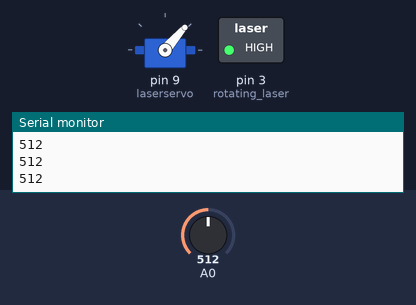
Bench run of a sketch on a simulated Arduino Uno, built with avr-gcc and run on an emulated ATmega328P. On the bench: servo, switched loads named in the sketch (green lamp = pin HIGH), the last lines printed to the serial monitor. The inputs (shaded band) are chosen by the test bench; at power-on: A0 = 512.

Above: at 1.2 s.
1.3 s: A0 set to 716
At 2.5 s:
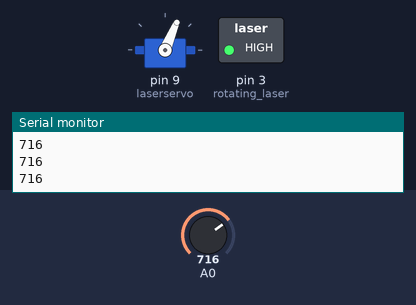
2.8 s: A0 set to 900
At 4.0 s:
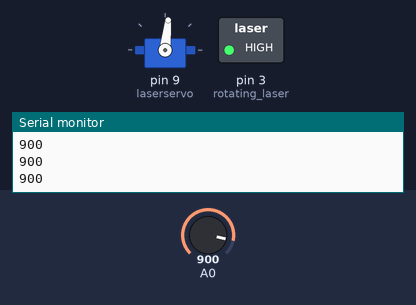
4.3 s: A0 set to 306
At 5.1 s:
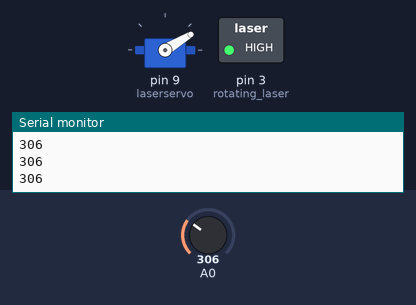
5.8 s: A0 set to 122
At 6.2 s:
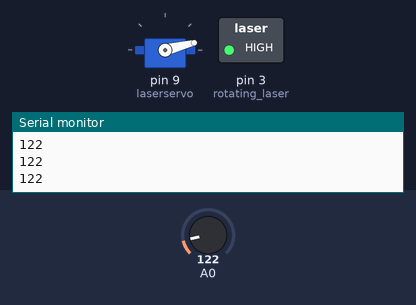
7.3 s: A0 set to 511
At 8.5 s:
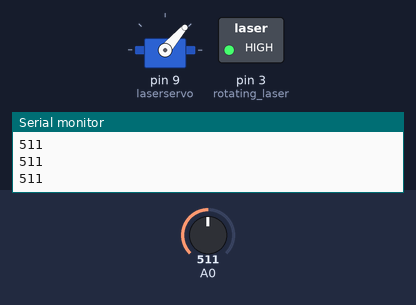
Timing chart, 0 to 9.8 s (numbered marks = the images above; inputs shaded):
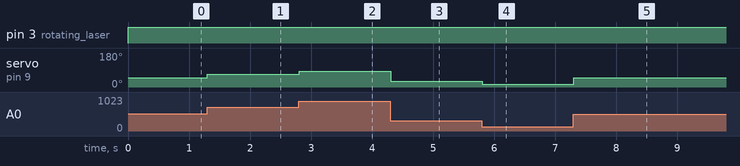

The sketch:

servo_motor.ino
```cpp
// ME120 Term Project
// this is for the servo motor part that rotates one laser
// May 20, 2022

// add library for servo
#include <Servo.h>

// names servo motor laserservo
Servo laserservo;

// set integer for potentiometer value; but this changes
int var;
int mapped_var;
// pin of the rotating laser
int rotating_laser = 3;
// pin of the stationary laser
// int stationary_laser = 5;

// set it up
void setup() {
  // connects actual servo from pin 9 to servo label on code
  laserservo.attach(9);
  // set the rate of the serial monitor
  Serial.begin(9600);
  // set the pin of the rotating laser to be an output
  pinMode(rotating_laser,OUTPUT);
}

void loop() {
  // turn the rotating laser on
  digitalWrite(rotating_laser, HIGH);
  // turn the stationary laser on
  // digitalWrite(stationary_laser, LOW);
  // assigns the potentiometer value to be read from analog pin 0 (potentiometer values go from 0 to 1023)
  var = analogRead(A0);
  // scale potentiometer values to servo values (0 degrees to 90 degrees)
  mapped_var = map(var, 10, 1023, 5, 95);
  // puts analog value of potentiometer to the servo so servo will rotate
  laserservo.write(mapped_var);
  // display the value on the serial monitor
  Serial.println(var);
  // delay between readings in ms to get servo to catch up
  delay(10);
}
```

Measured:
- after the input at 1.3 s, servo on pin 9 (laserservo): 49° → 67° at once
- after the input at 2.8 s, servo on pin 9 (laserservo): 67° → 84° at once
- after the input at 4.3 s, servo on pin 9 (laserservo): 84° → 31° at once
- after the input at 5.8 s, servo on pin 9 (laserservo): 31° → 14° at once
- after the input at 7.3 s, servo on pin 9 (laserservo): 14° → 49° at once
